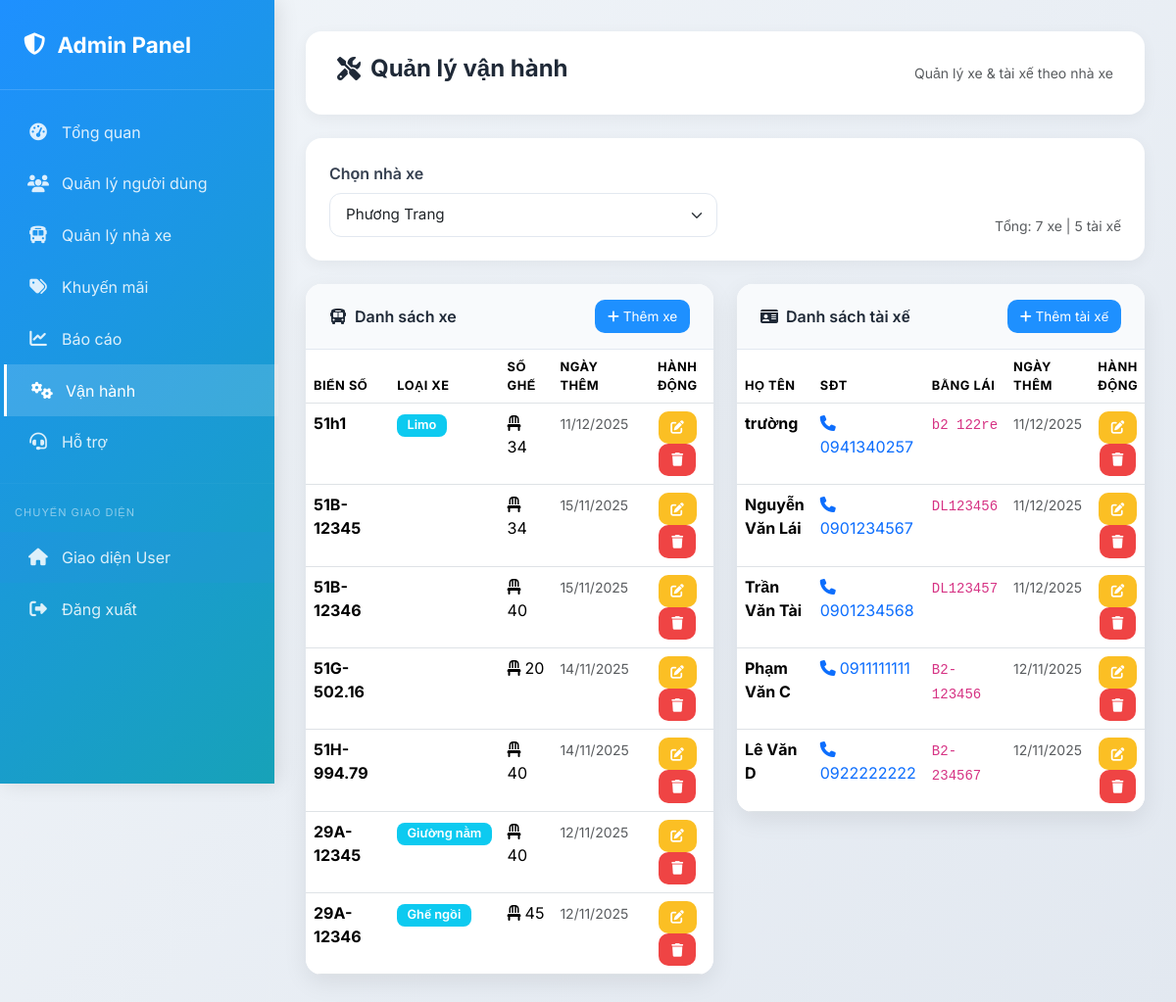
The app's page /admin/admin_operations.php?partner_id=1 (signed in) with its own data.
### tables this page shows
CREATE TABLE `vehicles` (
  `vehicle_id` int(11) NOT NULL,
  `partner_id` int(11) NOT NULL,
  `license_plate` varchar(15) NOT NULL,
  `vehicle_type` enum('ghế ngồi','giường nằm','limousine') NOT NULL DEFAULT 'ghế ngồi',
  `type` varchar(100) NOT NULL COMMENT 'Loại xe (giường nằm, ghế ngồi)',
  `total_seats` int(11) NOT NULL,
  `seat_layout` varchar(10) DEFAULT '2-2' COMMENT 'Sơ đồ ghế (VD: 2-2, 2-1)',
  `status` enum('active','maintenance','inactive') DEFAULT 'active',
  `created_at` timestamp NOT NULL DEFAULT current_timestamp()
);

CREATE TABLE `drivers` (
  `driver_id` int(11) NOT NULL,
  `partner_id` int(11) NOT NULL,
  `name` varchar(100) NOT NULL,
  `phone` varchar(15) NOT NULL,
  `license_number` varchar(20) DEFAULT NULL COMMENT 'Số bằng lái',
  `created_at` timestamp NOT NULL DEFAULT current_timestamp()
);

### admin/admin_operations.php (the view, shortened to what this page needs)
<?php
$database = new Database();
$db = $database->getConnection();
$partners = [];
try {
    $partners = $db->query("SELECT partner_id, name FROM partners ORDER BY name")->fetchAll(PDO::FETCH_ASSOC);
} catch (Exception $e) {  }
$partner_id = isset($_GET['partner_id']) && $_GET['partner_id'] !== '' ? (int)$_GET['partner_id'] : (count($partners) ? (int)$partners[0]['partner_id'] : null);
$vehicles = [];
$drivers = [];
if ($partner_id) {
    try {
        $v = $db->prepare("SELECT vehicle_id, license_plate, type, total_seats, created_at FROM vehicles WHERE partner_id = ? ORDER BY created_at DESC");
        $v->execute([$partner_id]);
        $vehicles = $v->fetchAll(PDO::FETCH_ASSOC);
        $d = $db->prepare("SELECT driver_id, name, phone, license_number, created_at FROM drivers WHERE partner_id = ? ORDER BY created_at DESC");
        $d->execute([$partner_id]);
        $drivers = $d->fetchAll(PDO::FETCH_ASSOC);
    } catch (Exception $e) {  }
}
?>
<!DOCTYPE html>
<html lang="vi">
<head>
  <link href="https://cdn.jsdelivr.net/npm/bootstrap@5.3.3/dist/css/bootstrap.min.css" rel="stylesheet">
  <link href="https://cdnjs.cloudflare.com/ajax/libs/font-awesome/6.5.0/css/all.min.css" rel="stylesheet">
</head>
<body>
  <div class="sidebar">
    <div class="brand">
      <i class="fas fa-shield-alt"></i>
      <span>Admin Panel</span>
    </div>
    <nav class="nav flex-column mt-3">
      <a class="nav-link" href="../admin/admin_dashboard.php"><i class="fas fa-gauge-high"></i><span>Tổng quan</span></a>
      <a class="nav-link" href="../admin/admin_users.php"><i class="fas fa-users"></i><span>Quản lý người dùng</span></a>
      <a class="nav-link" href="../admin/admin_partners.php"><i class="fas fa-bus"></i><span>Quản lý nhà xe</span></a>
      <a class="nav-link" href="../admin/admin_promotions.php"><i class="fas fa-tags"></i><span>Khuyến mãi</span></a>
      <a class="nav-link" href="../admin/admin_reports.php"><i class="fas fa-chart-line"></i><span>Báo cáo</span></a>
      <a class="nav-link active" href="../admin/admin_operations.php"><i class="fas fa-cogs"></i><span>Vận hành</span></a>
      <a class="nav-link" href="../admin/admin_feedback.php"><i class="fas fa-headset"></i><span>Hỗ trợ</span></a>
      <hr style="border-color: rgba(255,255,255,0.1); margin: 15px 0;">
      <div style="padding: 0 15px; margin-bottom: 10px;">
        <small style="color: rgba(255,255,255,0.5); font-size: 11px; text-transform: uppercase; letter-spacing: 1px;">Chuyển giao diện</small>
      </div>
      <a class="nav-link" href="../index.php" style="background: rgba(59, 130, 246, 0.1);"><i class="fas fa-home"></i><span>Giao diện User</span></a>
      <a class="nav-link" href="../auth/logout.php"><i class="fas fa-sign-out-alt"></i><span>Đăng xuất</span></a>
    </nav>
  </div>
  <div class="main-content">
    <div class="page-header fade-in-up">
      <h1 class="page-title">
        <i class="fas fa-screwdriver-wrench"></i> Quản lý vận hành
      </h1>
      <div class="text-muted">
        <small>Quản lý xe & tài xế theo nhà xe</small>
      </div>
    </div>
    <div class="filter-card fade-in-up">
      <form method="GET" class="row g-3 align-items-end">
        <div class="col-md-6">
          <label class="form-label">Chọn nhà xe</label>
          <select class="form-select" name="partner_id" onchange="this.form.submit()">
            <?php foreach ($partners as $p): ?>
              <option value="<?= $p['partner_id'] ?>" <?= $partner_id == $p['partner_id'] ? 'selected' : '' ?>>
                <?= htmlspecialchars($p['name']) ?>
              </option>
            <?php endforeach; ?>
          </select>
        </div>
        <div class="col-md-6 text-end">
          <small class="text-muted">Tổng: <?= count($vehicles) ?> xe | <?= count($drivers) ?> tài xế</small>
        </div>
      </form>
    </div>
    <div class="row g-4">
      <div class="col-lg-6 fade-in-up">
        <div class="table-card">
          <div class="card-header">
            <span><i class="fas fa-bus me-2"></i>Danh sách xe</span>
            <button class="btn btn-add" data-bs-toggle="modal" data-bs-target="#addVehicleModal">
              <i class="fas fa-plus"></i> Thêm xe
            </button>
          </div>
          <div class="table-responsive">
            <table class="table table-hover mb-0">
              <thead>
                <tr>
                  <th>Biển số</th>
                  <th>Loại xe</th>
                  <th>Số ghế</th>
                  <th>Ngày thêm</th>
                  <th class="text-center">Hành động</th>
                </tr>
              </thead>
              <tbody>
                <?php if (!empty($vehicles)): ?>
                  <?php foreach ($vehicles as $v): ?>
                  <tr>
                    <td><strong><?= htmlspecialchars($v['license_plate']) ?></strong></td>
                    <td><span class="badge bg-info"><?= htmlspecialchars($v['type']) ?></span></td>
                    <td><i class="fas fa-chair me-1"></i><?= (int)$v['total_seats'] ?></td>
                    <td><small class="text-muted"><?= date('d/m/Y', strtotime($v['created_at'])) ?></small></td>
                    <td class="text-center">
                      <button class="btn btn-edit btn-sm" data-bs-toggle="modal" data-bs-target="#editVehicleModal"
                              onclick="fillEditVehicle(<?= $v['vehicle_id'] ?>, <?= $partner_id ?>, '<?= addslashes($v['license_plate']) ?>', '<?= addslashes($v['type']) ?>', <?= $v['total_seats'] ?>)">
                        <i class="fas fa-edit"></i>
                      </button>
                      <form method="POST" style="display:inline;" onsubmit="return confirm('Xóa xe này?')">
                        <button type="submit" class="btn btn-delete btn-sm"><i class="fas fa-trash"></i></button>
                      </form>
                    </td>
                  </tr>
                  <?php endforeach; ?>
                <?php endif; ?>
              </tbody>
            </table>
          </div>
        </div>
      </div>
      <div class="col-lg-6 fade-in-up">
        <div class="table-card">
          <div class="card-header">
            <span><i class="fas fa-id-card me-2"></i>Danh sách tài xế</span>
            <button class="btn btn-add" data-bs-toggle="modal" data-bs-target="#addDriverModal">
              <i class="fas fa-plus"></i> Thêm tài xế
            </button>
          </div>
          <div class="table-responsive">
            <table class="table table-hover mb-0">
              <thead>
                <tr>
                  <th>Họ tên</th>
                  <th>SĐT</th>
                  <th>Bằng lái</th>
                  <th>Ngày thêm</th>
                  <th class="text-center">Hành động</th>
                </tr>
              </thead>
              <tbody>
                <?php if (!empty($drivers)): ?>
                  <?php foreach ($drivers as $d): ?>
                  <tr>
                    <td><strong><?= htmlspecialchars($d['name']) ?></strong></td>
                    <td>
                      <?php if ($d['phone']): ?>
                        <a href="tel:<?= htmlspecialchars($d['phone']) ?>" class="text-decoration-none">
                          <i class="fas fa-phone me-1"></i><?= htmlspecialchars($d['phone']) ?>
                        </a>
                      <?php else: ?>
                        <span class="text-muted">—</span>
                      <?php endif; ?>
                    </td>
                    <td><code><?= htmlspecialchars($d['license_number'] ?: '—') ?></code></td>
                    <td><small class="text-muted"><?= date('d/m/Y', strtotime($d['created_at'])) ?></small></td>
                    <td class="text-center">
                      <button class="btn btn-edit btn-sm" data-bs-toggle="modal" data-bs-target="#editDriverModal"
                              onclick="fillEditDriver(<?= $d['driver_id'] ?>, <?= $partner_id ?>, '<?= addslashes($d['name']) ?>', '<?= addslashes($d['phone']) ?>', '<?= addslashes($d['license_number']) ?>')">
                        <i class="fas fa-edit"></i>
                      </button>
                      <form method="POST" style="display:inline;" onsubmit="return confirm('Xóa tài xế này?')">
                        <button type="submit" class="btn btn-delete btn-sm"><i class="fas fa-trash"></i></button>
                      </form>
                    </td>
                  </tr>
                  <?php endforeach; ?>
                <?php endif; ?>
              </tbody>
            </table>
          </div>
        </div>
      </div>
    </div>
  </div>
</body>
</html>

### admin/admin_operations.php (style rules this page uses)
:root { --primary: #1E90FF; --primary-hover: #1873CC; --secondary: #17a2b8; --success: #10b981; --danger: #ef4444; --warning: #f59e0b; --info: #0dcaf0; --dark: #1f2937; --light: #f8fafc; --gray: #94a3b8; --border: #e2e8f0; }
* { font-family: 'Inter', sans-serif; }
body { background: linear-gradient(135deg, #f1f5f9 0%, #e2e8f0 100%); min-height: 100vh; }
.sidebar { position: fixed; top: 0; left: 0; width: 280px; height: 100vh; background: linear-gradient(135deg, var(--primary) 0%, var(--secondary) 100%); color: white; z-index: 1000; box-shadow: 4px 0 20px rgba(0,0,0,0.1); }
.brand { padding: 1.8rem 1.5rem; font-weight: 700; font-size: 1.4rem; border-bottom: 1px solid rgba(255,255,255,0.15); display: flex; align-items: center; gap: 12px; }
.nav-link { color: rgba(255,255,255,0.85); padding: 0.9rem 1.5rem; display: flex; align-items: center; gap: 12px; transition: all 0.25s ease; border-left: 3px solid transparent; }
.nav-link:hover, .nav-link.active { background: rgba(255,255,255,0.15); color: white; border-left-color: white; transform: translateX(4px); }
.nav-link i { font-size: 1.1rem; width: 24px; text-align: center; }
.main-content { margin-left: 280px; padding: 2rem; }
.page-header { background: white; padding: 1.5rem 2rem; border-radius: 16px; box-shadow: 0 4px 15px rgba(0,0,0,0.05); margin-bottom: 1.5rem; display: flex; justify-content: space-between; align-items: center; flex-wrap: wrap; gap: 1rem; }
.page-title { font-weight: 700; color: var(--dark); font-size: 1.5rem; display: flex; align-items: center; gap: 10px; }
.filter-card { background: white; border-radius: 16px; box-shadow: 0 4px 15px rgba(0,0,0,0.05); padding: 1.5rem; margin-bottom: 1.5rem; }
.form-select { border-radius: 12px; border: 1.5px solid var(--border); padding: 0.65rem 1rem; font-size: 0.95rem; }
.table-card { background: white; border-radius: 16px; box-shadow: 0 8px 25px rgba(0,0,0,0.08); overflow: hidden; transition: all 0.3s ease; }
.card-header { background: #f8fafc; border-bottom: 1px solid var(--border); font-weight: 600; color: var(--dark); padding: 1rem 1.5rem; display: flex; justify-content: space-between; align-items: center; }
.btn-add, .btn-edit, .btn-delete { border: none; border-radius: 10px; padding: 0.4rem 0.8rem; font-size: 0.85rem; transition: all 0.2s; }
.btn-add { background: var(--primary); color: white; }
.btn-edit { background: #fbbf24; color: white; }
.btn-delete { background: #ef4444; color: white; }
.table thead { background: #f8fafc; font-weight: 600; text-transform: uppercase; font-size: 0.8rem; letter-spacing: 0.5px; color: #64748b; }
.badge { font-weight: 600; padding: 0.4em 0.8em; border-radius: 8px; font-size: 0.8rem; }
.form-control, .form-select { border-radius: 12px; border: 1.5px solid var(--border); padding: 0.65rem 1rem; font-size: 0.95rem; }
.form-label { font-weight: 600; color: #374151; }
.fade-in-up { animation: fadeInUp 0.6s ease-out; }

### records on screen
vehicles: license_plate "51h1", type "Limo", total_seats "34", created_at "11/12/2025"
vehicles: license_plate "51B-12345", total_seats "34", created_at "15/11/2025"
vehicles: license_plate "51B-12346", total_seats "40", created_at "15/11/2025"
vehicles: license_plate "51G-502.16", total_seats "20", created_at "14/11/2025"
vehicles: license_plate "51H-994.79", total_seats "40", created_at "14/11/2025"
vehicles: license_plate "29A-12345", type "Giường nằm", total_seats "40", created_at "12/11/2025"
vehicles: license_plate "29A-12346", type "Ghế ngồi", total_seats "45", created_at "12/11/2025"
drivers: name "trường", phone "0941340257", license_number "b2 122re", created_at "11/12/2025"
drivers: name "Nguyễn Văn Lái", phone "0901234567", license_number "DL123456", created_at "11/12/2025"
drivers: name "Trần Văn Tài", phone "0901234568", license_number "DL123457", created_at "11/12/2025"
drivers: name "Phạm Văn C", phone "0911111111", license_number "B2-123456", created_at "12/11/2025"
drivers: name "Lê Văn D", phone "0922222222", license_number "B2-234567", created_at "12/11/2025"

### other values on screen
count($vehicles) "7"
count($drivers) "5"
form field partner_id "Phương Trang"
